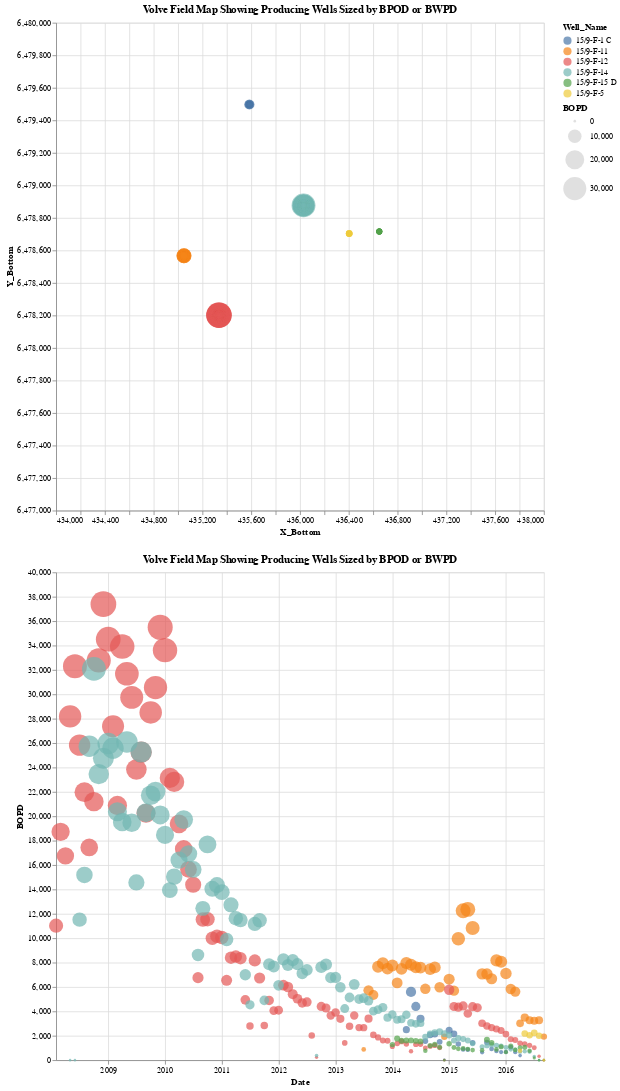

The code cell stored with this chart in its notebook:
### Markdown cell above
# Bubble Plot of Production

### Code cell
interval = alt.selection_interval()
base = alt.Chart(df).mark_circle().encode(
    alt.X('X_Bottom:Q',
            scale=alt.Scale(domain=(434000, 438000))
        ),
    alt.Y('Y_Bottom',
            scale=alt.Scale(domain=(6477000, 6480000))),

    #x='XX_Bottom',
    #scale=alt.Scale(zero=False)),
    #size='BOPD',
    size=alt.Size('BOPD:Q', scale=alt.Scale(range=[10, 1000])),

    #label='Well_Name',
    color=alt.condition(interval, 'Well_Name', alt.value('lightgray')),
    tooltip='Well_Name',
).properties(
    title='Volve Field Map Showing Producing Wells Sized by BPOD or BWPD',
    width=600,
    height=600,

    selection=interval
)


scatter =  base.encode(x='Date', y='BOPD',size='BOPD:Q')
#scatter = base.encode(y='YY_Bottom',size=alt.Size('BOPD:Q')) | base.encode(y='YY_Bottom',size=alt.Size('BWPD:Q'))
#scatter = base.encode(y='YY_Bottom')


base & scatter

### Figure 1 — Vega-Lite specification as saved in the notebook (floating-point values rounded to 4 significant figures; data arrays with more than 128 entries replaced by an {"elided": "..."} marker saying what was removed)
{"config": {"view": {"continuousWidth": 400, "continuousHeight": 300}}, "vconcat": [{"mark": "circle", "encoding": {"color": {"condition": {"field": "Well_Name", "type": "nominal", "selection": "selector007"}, "value": "lightgray"}, "size": {"field": "BOPD", "scale": {"range": [10, 1000]}, "type": "quantitative"}, "tooltip": {"field": "Well_Name", "type": "nominal"}, "x": {"field": "X_Bottom", "scale": {"domain": [434000, 438000]}, "type": "quantitative"}, "y": {"field": "Y_Bottom", "scale": {"domain": [6477000, 6480000]}, "type": "quantitative"}}, "height": 600, "selection": {"selector007": {"type": "interval"}}, "title": "Volve Field Map Showing Producing Wells Sized by BPOD or BWPD", "width": 600}, {"mark": "circle", "encoding": {"color": {"condition": {"field": "Well_Name", "type": "nominal", "selection": "selector007"}, "value": "lightgray"}, "size": {"field": "BOPD", "type": "quantitative"}, "tooltip": {"field": "Well_Name", "type": "nominal"}, "x": {"field": "Date", "type": "temporal"}, "y": {"field": "BOPD", "type": "quantitative"}}, "height": 600, "selection": {"selector007": {"type": "interval"}}, "title": "Volve Field Map Showing Producing Wells Sized by BPOD or BWPD", "width": 600}], "data": {"name": "data-8803c0ed2ee0bdd662a68a804b5561d5"}, "$schema": "https://vega.github.io/schema/vega-lite/v4.17.0.json", "datasets": {"data-8803c0ed2ee0bdd662a68a804b5561d5": {"elided": "302 records"}}}
